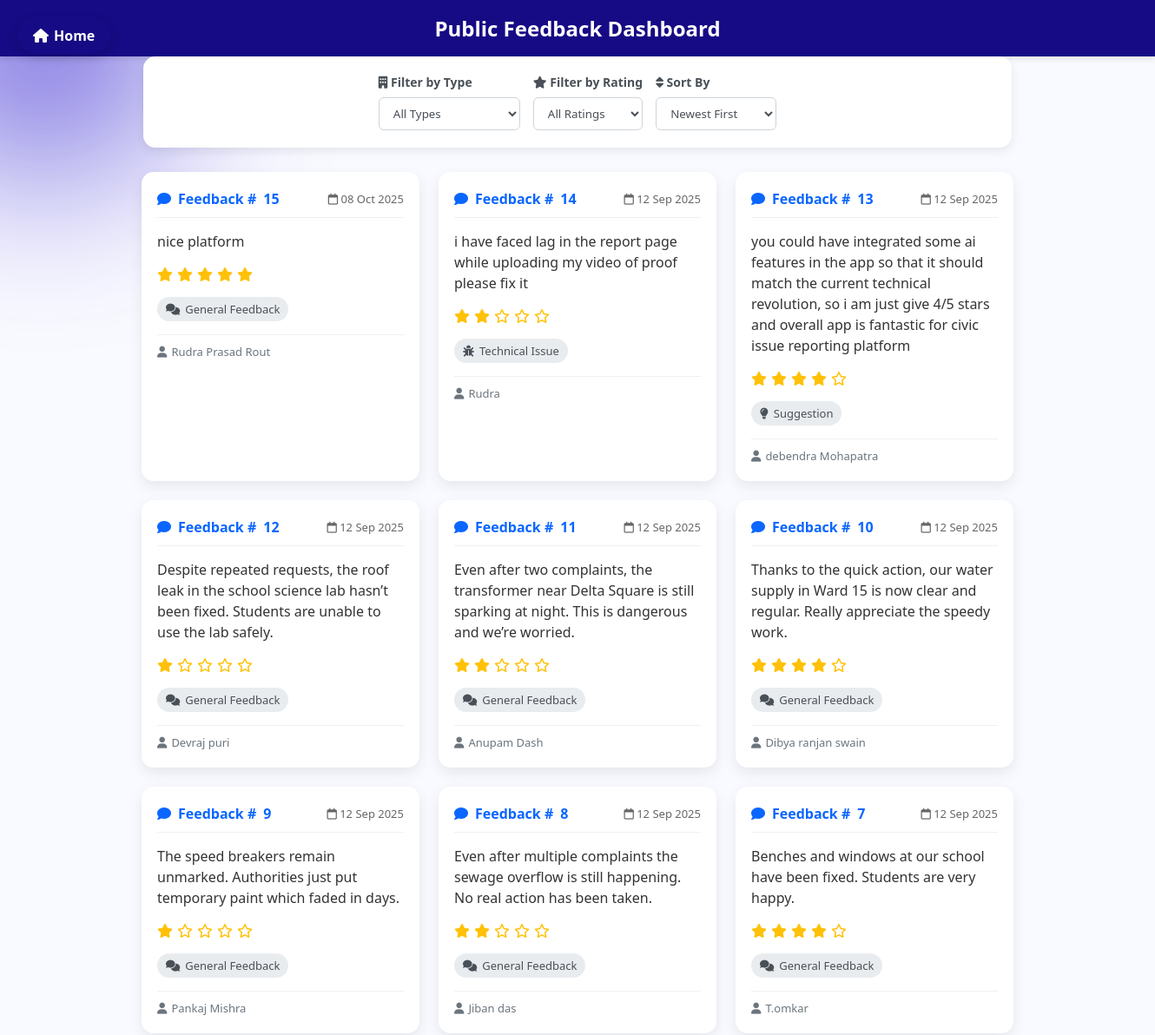
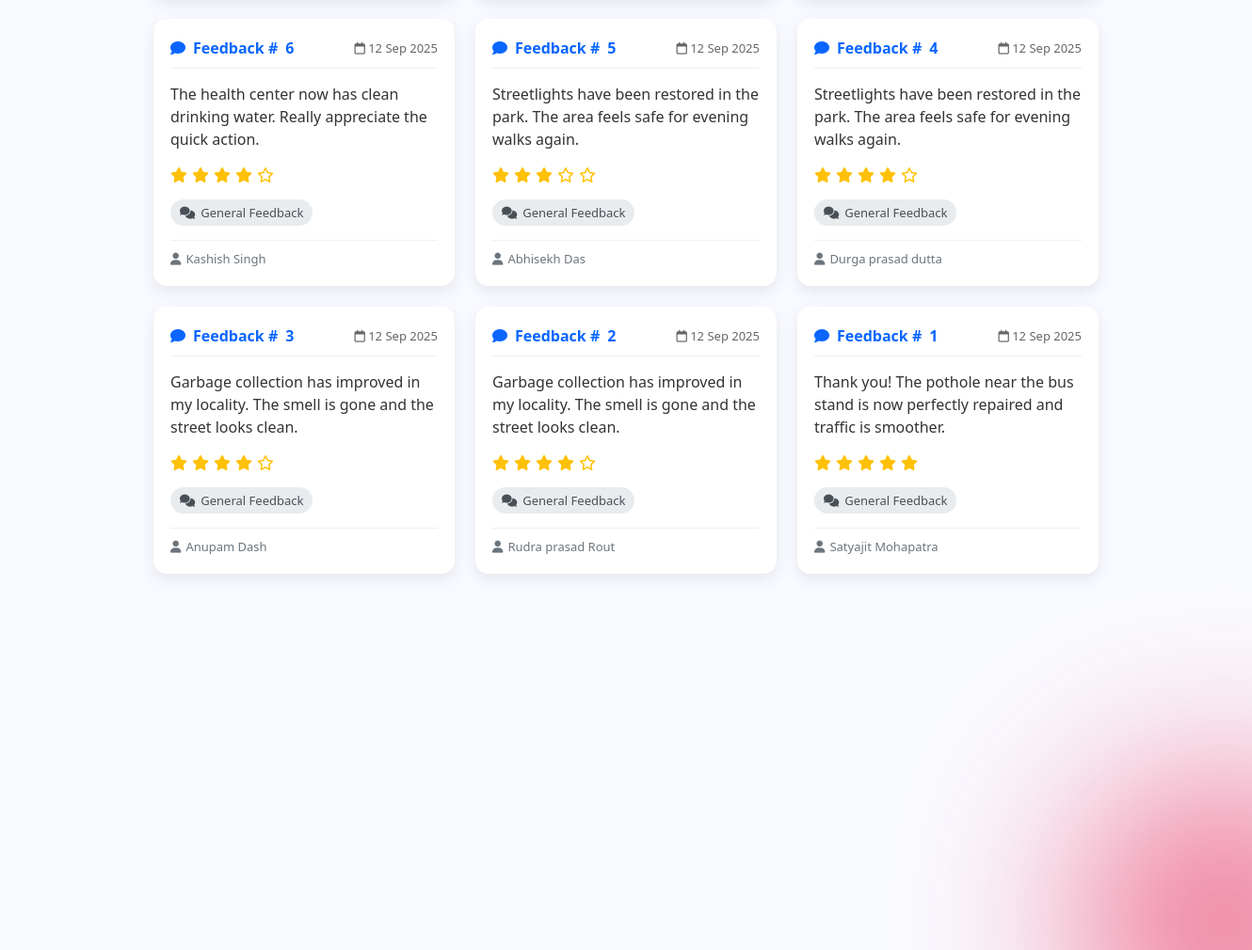
The app's page /community with its own data (2 pictures, top to bottom).
### tables this page shows
CREATE TABLE feedback (
                    id INTEGER PRIMARY KEY AUTOINCREMENT,
                    name TEXT NOT NULL,
                    email TEXT NOT NULL,
                    type TEXT NOT NULL,
                    rating INTEGER NOT NULL,
                    message TEXT NOT NULL,
                    created_at TEXT DEFAULT CURRENT_TIMESTAMP
                );

### Civicissueproject/tempCodeRunnerFile.py (the view)
@app.route("/community")
def community():
    department = request.args.get("department", "all")
    rating = request.args.get("rating", "all")
    sort = request.args.get("sort", "newest")
    query = "SELECT id, name, email, type, rating, message, created_at FROM feedback WHERE 1=1"
    params = []
    if department != "all":
        query += " AND type = ?"
        params.append(department)
    if rating != "all":
        query += " AND rating >= ?"
        params.append(int(rating))
    if sort == "newest": query += " ORDER BY id DESC"
    elif sort == "oldest": query += " ORDER BY id ASC"
    elif sort == "highest": query += " ORDER BY rating DESC"
    elif sort == "lowest": query += " ORDER BY rating ASC"
    conn = get_db_connection()
    feedbacks = conn.execute(query, params).fetchall()
    conn.close()
    return render_template("community.html",
                           feedbacks=feedbacks,
                           selected_department=department,
                           selected_rating=rating,
                           selected_sort=sort)

### Civicissueproject/database.py (called while the page is built)
def get_db_connection():
    conn = sqlite3.connect(DB_NAME, check_same_thread=False)
    conn.row_factory = sqlite3.Row  # This lets you access columns by name (e.g., complaint['status'])
    return conn

### Civicissueproject/tempCodeRunnerFile.py (called while the page is built)
@app.template_filter('datetimeformat')
def datetimeformat(value, format="%d %b %Y"):
    if isinstance(value, str):
        try:
            dt = datetime.fromisoformat(value)
            return dt.strftime(format)
        except (ValueError, TypeError):
            return value
    elif isinstance(value, datetime):
        return value.strftime(format)
    return value

### Civicissueproject/templates/community.html (shortened to what this page needs)
<!DOCTYPE html>
<html lang="en">
<head>
    <link rel="stylesheet" href="https://cdnjs.cloudflare.com/ajax/libs/font-awesome/6.5.0/css/all.min.css">
    <link rel="stylesheet" href="{{ url_for('static', filename='css/comunity.css') }}">
</head>
<body>
    <div class="bg-shape shape1"></div>
    <div class="bg-shape shape2"></div>
    <a href="{{ url_for('home') }}" class="home-btn">
        <i class="fas fa-home"></i> <span data-translate="home_button">Home</span>
    </a>
    <header>
        <h2 data-translate="com_header"> Public Feedback Dashboard</h2>
    </header>
    <div class="filter-section">
        <form method="get" action="{{ url_for('community') }}" style="display: contents;">
            <div class="filter-control">
                <label for="department-filter"><i class="fas fa-building"></i> <span data-translate="com_filter_type">Filter by Type</span></label>
                <select id="department-filter" name="department" onchange="this.form.submit()">
                    <option value="all" {% if selected_department=='all' %}selected{% endif %} data-translate="com_type_all">All Types</option>
                </select>
            </div>
            <div class="filter-control">
                <label for="rating-filter"><i class="fas fa-star"></i> <span data-translate="com_filter_rating">Filter by Rating</span></label>
                <select id="rating-filter" name="rating" onchange="this.form.submit()">
                    <option value="all" {% if selected_rating=='all' %}selected{% endif %} data-translate="com_rating_all">All Ratings</option>
                </select>
            </div>
            <div class="filter-control">
                <label for="sort-by"><i class="fas fa-sort"></i> <span data-translate="com_sort_by">Sort By</span></label>
                <select id="sort-by" name="sort" onchange="this.form.submit()">
                    <option value="newest" {% if selected_sort=='newest' %}selected{% endif %} data-translate="com_sort_newest">Newest First</option>
                </select>
            </div>
        </form>
    </div>
    <section class="feedback-container">
        {% if feedbacks %}
        {% for fb in feedbacks %}
        <div class="feedback-card">
            <div class="feedback-header">
                <div class="feedback-id">
                    <i class="fas fa-comment"></i> <span data-translate="feedback_id_prefix">Feedback #</span>{{ fb[0] }}
                </div>
                <div class="feedback-date">
                    <i class="far fa-calendar"></i>
                    {% if fb[6] %}{{ fb[6]|datetimeformat("%d %b %Y") }}{% endif %}
                </div>
            </div>
            <div class="feedback-content">
                <p>{{ fb[5] }}</p>
            </div>
            <div class="feedback-rating">
                {% for i in range(fb[4]) %}<span class="star"><i class="fas fa-star"></i></span>{% endfor %}
                {% for i in range(5 - fb[4]) %}<span class="star"><i class="far fa-star"></i></span>{% endfor %}
            </div>
            <div class="feedback-department">
                {% if fb[3] == 'general' %}<i class="fas fa-comments"></i> <span data-translate="feedback_type_general">General Feedback</span>
                {% elif fb[3] == 'complaint' %}<i class="fas fa-file-alt"></i> <span data-translate="feedback_type_complaint">Complaint Process</span>
                {% elif fb[3] == 'suggestion' %}<i class="fas fa-lightbulb"></i> <span data-translate="feedback_type_suggestion">Suggestion</span>
                {% elif fb[3] == 'technical' %}<i class="fas fa-bug"></i> <span data-translate="feedback_type_technical">Technical Issue</span>
                {% elif fb[3] == 'other' %}<i class="fas fa-ellipsis-h"></i> <span data-translate="feedback_type_other">Other</span>
                {% else %}<i class="fas fa-building"></i> {{ fb[3] }}
                {% endif %}
            </div>
            <div class="feedback-footer">
                <div class="feedback-user">
                    <i class="fas fa-user"></i>
                    {% if fb[1] and fb[1].strip() != "" %}{{ fb[1] }}{% else %}<span data-translate="anonymous_user">Anonymous User</span>{% endif %}
                </div>
            </div>
        </div>
        {% endfor %}
        {% else %}
        <div class="no-data">
            <i class="fas fa-inbox"></i> <span data-translate="com_no_feedback">No feedback available yet.</span>
        </div>
        {% endif %}
    </section>
</body>
</html>

### Civicissueproject/static/css/comunity.css (style rules this page uses)
* { margin: 0; padding: 0; box-sizing: border-box; font-family: "Segoe UI", sans-serif; }
body { background: #f9faff; color: #333; overflow-x: hidden; }
.home-btn { position: fixed; top: 20px; left: 20px; background: #170b85; color: #fff; padding: 10px 18px; border-radius: 30px; font-weight: 600; text-decoration: none; display: flex; align-items: center; gap: 6px; box-shadow: 0 4px 12px rgba(0,0,0,0.15); transition: all 0.3s ease; z-index: 1100; }
.bg-shape { position: absolute; border-radius: 50%; filter: blur(100px); opacity: 0.6; z-index: -1; animation: float 8s infinite alternate ease-in-out; }
.shape1 { width: 300px; height: 300px; background: #1602c7; top: -100px; left: -100px; }
.shape2 { width: 300px; height: 300px; background: #e7073f; bottom: -120px; right: -120px; }
header { background: #170b85; color: #fff; padding: 16px; text-align: center; box-shadow: 0 3px 6px rgba(0,0,0,.1); }
header h2 { margin: 0; font-size: 24px; display: inline-flex; align-items: center; gap: 8px; }
.feedback-container { display: flex; flex-wrap: wrap; justify-content: center; gap: 22px; padding: 28px 18px 40px; }
.feedback-card { width: 320px; background: #fff; border-radius: 14px; box-shadow: 0 6px 16px rgba(0,0,0,.08); padding: 20px 18px; transition: transform .25s ease, box-shadow .25s ease; }
.feedback-header { display: flex; justify-content: space-between; align-items: center; margin-bottom: 15px; padding-bottom: 10px; border-bottom: 1px solid #f0f0f0; }
.feedback-id { color: #0a66ff; font-weight: 600; display: flex; align-items: center; gap: 8px; }
.feedback-date { color: #666; font-size: 13px; }
.feedback-content { margin-bottom: 15px; line-height: 1.5; }
.feedback-rating { display: flex; gap: 5px; margin-bottom: 15px; }
.star { color: #ffc107; }
.feedback-department { display: inline-flex; align-items: center; gap: 6px; padding: 5px 10px; background: #e9ecef; border-radius: 20px; font-size: 13px; color: #495057; }
.feedback-footer { display: flex; justify-content: space-between; align-items: center; margin-top: 15px; padding-top: 10px; border-top: 1px solid #f0f0f0; }
.feedback-user { font-size: 13px; color: #6c757d; display: flex; align-items: center; gap: 5px; }
.filter-section { display: flex; justify-content: center; gap: 15px; padding: 20px; background: #fff; margin: 0 auto; max-width: 1000px; border-radius: 14px; box-shadow: 0 4px 12px rgba(0,0,0,.08); flex-wrap: wrap; }
.filter-control { display: flex; flex-direction: column; gap: 8px; }
.filter-control label { font-size: 14px; font-weight: 600; color: #495057; }
.filter-control select { padding: 8px 12px; border: 1px solid #ced4da; border-radius: 6px; background: #fff; color: #495057; }

### records on screen
feedback: id "15", created_at "08 Oct 2025", message "nice platform", rating 5 (drawn), type "general" (drawn), name "Rudra Prasad Rout"
feedback: id "14", created_at "12 Sep 2025", message "i have faced lag in the report page while uploading my video of proof please fix it", rating 2 (drawn), type "technical" (drawn), name "Rudra"
feedback: id "13", created_at "12 Sep 2025", message "you could have integrated some ai features in the app so that it should match the current technical revolution, so i am just give 4/5 stars and overall app is fantastic for civic issue reporting platform", rating 4 (drawn), type "suggestion" (drawn), name "debendra Mohapatra"
feedback: id "12", created_at "12 Sep 2025", message "Despite repeated requests, the roof leak in the school science lab hasn’t been fixed. Students are unable to use the lab safely.", rating 1 (drawn), type "general" (drawn), name "Devraj puri"
feedback: id "11", created_at "12 Sep 2025", message "Even after two complaints, the transformer near Delta Square is still sparking at night. This is dangerous and we’re worried.", rating 2 (drawn), type "general" (drawn), name "Anupam Dash"
feedback: id "10", created_at "12 Sep 2025", message "Thanks to the quick action, our water supply in Ward 15 is now clear and regular. Really appreciate the speedy work.", rating 4 (drawn), type "general" (drawn), name "Dibya ranjan swain"
feedback: id "9", created_at "12 Sep 2025", message "The speed breakers remain unmarked. Authorities just put temporary paint which faded in days.", rating 1 (drawn), type "general" (drawn), name "Pankaj Mishra"
feedback: id "8", created_at "12 Sep 2025", message "Even after multiple complaints the sewage overflow is still happening. No real action has been taken.", rating 2 (drawn), type "general" (drawn), name "Jiban das"
feedback: id "7", created_at "12 Sep 2025", message "Benches and windows at our school have been fixed. Students are very happy.", rating 4 (drawn), type "general" (drawn), name "T.omkar"
feedback: id "6", created_at "12 Sep 2025", message "The health center now has clean drinking water. Really appreciate the quick action.", rating 4 (drawn), type "general" (drawn), name "Kashish Singh"
feedback: id "5", created_at "12 Sep 2025", message "Streetlights have been restored in the park. The area feels safe for evening walks again.", rating 3 (drawn), type "general" (drawn), name "Abhisekh Das"
feedback: id "4", created_at "12 Sep 2025", message "Streetlights have been restored in the park. The area feels safe for evening walks again.", rating 4 (drawn), type "general" (drawn), name "Durga prasad dutta"
feedback: id "3", created_at "12 Sep 2025", message "Garbage collection has improved in my locality. The smell is gone and the street looks clean.", rating 4 (drawn), type "general" (drawn), name "Anupam Dash"
feedback: id "2", created_at "12 Sep 2025", message "Garbage collection has improved in my locality. The smell is gone and the street looks clean.", rating 4 (drawn), type "general" (drawn), name "Rudra prasad Rout"
feedback: id "1", created_at "12 Sep 2025", message "Thank you! The pothole near the bus stand is now perfectly repaired and traffic is smoother.", rating 5 (drawn), type "general" (drawn), name "Satyajit Mohapatra"
